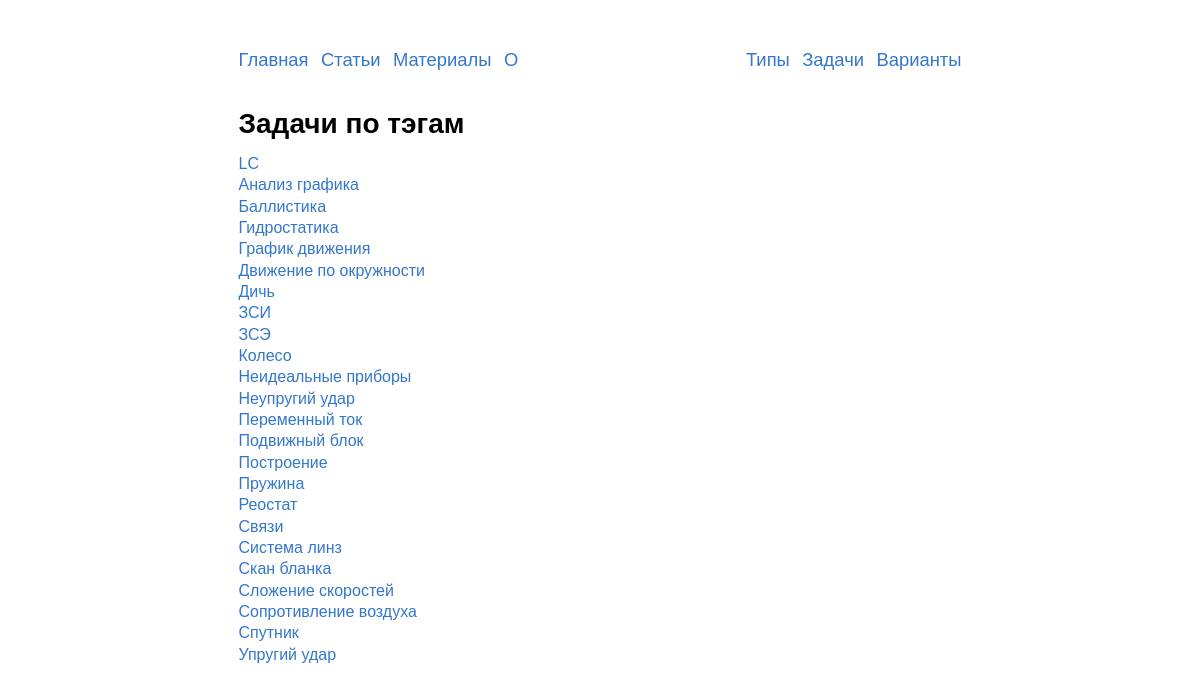
The page /tags/ on the database as committed earlier.
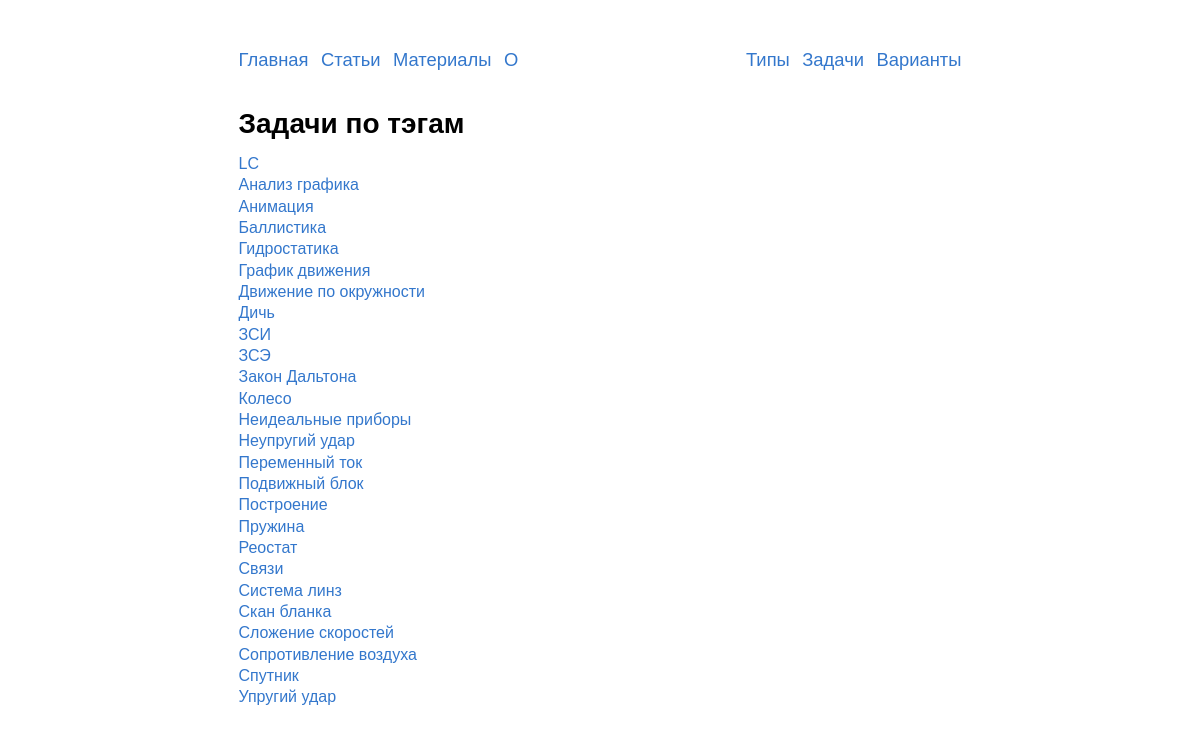
The same page on the database as committed later.
### problems/models.py (models this page shows, shortened)
class Tag(models.Model):
    name = models.CharField('название',
                            max_length=150,
                            help_text='Максимум 150 символов')
    slug = models.SlugField('слаг',
                            max_length=150,
                            help_text=('Слаг - текстовый идентификатор,'
                                       ' с помощью которого будут'
                                       ' генерироваться ссылки'))
    class Meta:
        verbose_name = 'тэг'
        verbose_name_plural = 'тэги'
        default_related_name = 'tags'
        ordering = ['name']
    def get_absolute_url(self):
        return reverse('tags:problems', kwargs={'slug': self.slug})

### tags/views.py (the view)
# urls.py: path('', views.TagsView.as_view(), name='list'),
class TagsView(ListView):
    model = Tag
    template_name = 'tags/tags_list.html'
    context_object_name = 'tags'
    def get_queryset(self):
        return super().get_queryset()

### templates/tags/tags_list.html
{% extends "base.html" %}
{% load static %}
{% block content %}
    <h1>Задачи по тэгам</h1>
      {% for tag in tags %}
        <div> <a href="{{ tag.get_absolute_url }}">{{tag.name}}</a> </div>
      {% endfor %}
{% endblock %}

Rows that differ between the two databases and show on the page:
added Tag: name "Анимация"
added Tag: name "Закон Дальтона"
